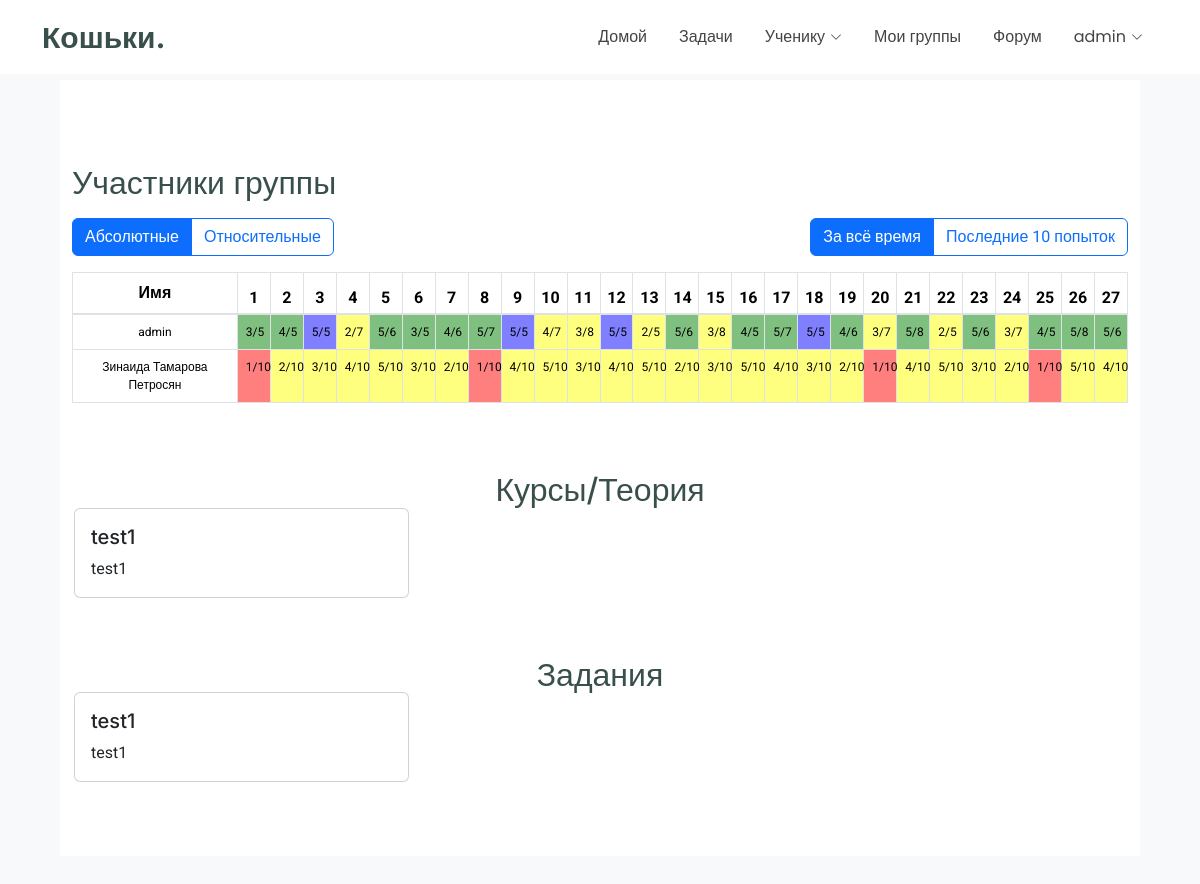
Page /groups/0 (signed in) on the committed database.
### tables this page shows
CREATE TABLE users (user_id INT PRIMARY KEY UNIQUE NOT NULL, role_id INT REFERENCES roles (role_id), registration_time DATETIME, first_name VARCHAR (255), second_name VARCHAR (255), surname VARCHAR (255), login VARCHAR (255), password VARCHAR (255), email VARCHAR (255), tel VARCHAR (15), birth_date DATETIME, school_id INT REFERENCES schools (school_id), city_id INT REFERENCES cities (city_id), class VARCHAR (3), photo_id INT);

CREATE TABLE assignments (assignment_id INT PRIMARY KEY, variant_id INT REFERENCES variants (variant_id), author_id INT, creation_time DATETIME, expiration_time DATETIME);

CREATE TABLE variants (variant_id INT, variant_name VAARCHAR (255), variant_description TEXT, author_id INT REFERENCES users (user_id), display_mode INT, PRIMARY KEY (variant_id));

### main.py (the view)
@app.route("/groups/<group_id>", methods=["GET", "POST"])
@login_required
def group_page(group_id):
    if request.method == "GET":
        members = dr.get_group_members(group_id)
        courses = dr.get_group_courses(group_id)
        assignments = dr.get_group_assignments(group_id)
        name = dr.get_user_name(current_user.id)
        return render_template("groups/group_page.html", members=members, courses=courses, assignments=assignments, user=name)
    elif request.method == "POST":
        pass

### database_requests.py (called while the page is built)
def sql_execute(sql_request):
    ret = cursor.execute(sql_request)
    return ret

def get_user_name(user_id):
    sql_req = f"""SELECT first_name, surname FROM users WHERE user_id = {user_id} """
    result = sql_execute(sql_req).fetchall()
    ret = result[0][0] + ' ' + result[0][1]
    return ret

def get_user_info_with_user_id(id):
    sql_req = f"""
        SELECT * from users
        WHERE user_id = "{id}"
        """
    return sql_execute(sql_req).fetchall()[0]

def get_group_members(group_id):
    sql_req = f"""
            SELECT
                first_name, second_name, surname, role_name
            FROM
                users
            INNER JOIN
                roles ON users.role_id = roles.role_id
            INNER JOIN
                user_group ON user_group.user_id = users.user_id
            WHERE
                user_group.group_id = {group_id}
    """
    members = sql_execute(sql_req).fetchall()
    return members

def get_group_courses(group_id):
    sql_req = f"""
            SELECT
                *
            FROM
                courses
                INNER JOIN
                group_course ON group_course.course_id = courses.course_id
            WHERE
                group_course.group_id = {group_id}
    """
    courses = sql_execute(sql_req).fetchall()
    return courses

def get_group_assignments(group_id):
    sql_req = f"""
            SELECT
                assignments.assignment_id, variants.variant_id, variants.variant_name, variants.variant_description
            FROM
                    assignment_group
                INNER JOIN
                    assignments
                ON
                    assignment_group.assignment_id = assignments.assignment_id
                INNER JOIN
                    variants
                ON
                    assignments.variant_id = variants.variant_id
                WHERE
                    assignment_group.group_id = {group_id}
    """
    variants = sql_execute(sql_req).fetchall()
    return variants

### main.py (called while the page is built)
@login_manager.user_loader
def load_user(user_id):
    user_info = dr.get_user_info_with_user_id(user_id)
    if user_info:
        return User(user_id=user_info[0], role=user_info[5])
    return None

### templates/groups/group_page.html (shortened to what this page needs)
<!DOCTYPE html>
<html lang="en">
<head>
  <link href="{{ url_for('static', filename='vendor/bootstrap/css/bootstrap.min.css') }}" rel="stylesheet">
  <link href="{{ url_for('static', filename='vendor/bootstrap-icons/bootstrap-icons.css') }}" rel="stylesheet">
  <link href="{{ url_for('static', filename='vendor/aos/aos.css') }}" rel="stylesheet">
  <link href="{{ url_for('static', filename='vendor/glightbox/css/glightbox.min.css') }}" rel="stylesheet">
  <link href="{{ url_for('static', filename='vendor/swiper/swiper-bundle.min.css') }}" rel="stylesheet">
  <link href="{{ url_for('static', filename='/css/main.css') }}" rel="stylesheet">
</head>
<body>
  {% include 'header.html' %}
  {% set display_mode = request.args.get('display_mode', 'absolute') %}
  {% set time_range = request.args.get('time_range', 'all') %}
  <section class="container my-5">
    <div class="row">
      <div class="col-12">
        <div class="members-list my-4">
          <h2 class="mb-3">Участники группы</h2>
          <form method="get" class="mb-3">
            <div class="d-flex justify-content-between flex-wrap">
              <div class="btn-group me-2" role="group" aria-label="Режим отображения результатов">
                <label class="btn btn-outline-primary" for="absolute">Абсолютные</label>
                <label class="btn btn-outline-primary" for="relative">Относительные</label>
              </div>
              <div class="btn-group" role="group" aria-label="Период статистики">
                <label class="btn btn-outline-primary" for="all">За всё время</label>
                <label class="btn btn-outline-primary" for="last10">Последние 10 попыток</label>
              </div>
            </div>
          </form>
          {% if time_range == 'last10' %}
            {% set attempts_range = range(1, 28) %}
          {% else %}
            {% set attempts_range = range(1, 28) %}
          {% endif %}
          <table class="table table-bordered" style="table-layout: fixed; border-collapse: collapse;">
            <thead>
              <tr>
                <th style="width: 150px; text-align: center;">Имя</th>
                {% for i in attempts_range %}
                <th class="text-center" style="width: 30px; padding: 3px;">{{ i }}</th>
                {% endfor %}
              </tr>
            </thead>
            <tbody>
              {% for member in members %}
              <tr>
                <td class="text-center" style="font-size: 12px;">{{ member[0] }} {{ member[1] }} {{ member[2] }}</td>
                {% if time_range == 'last10' %}
                  {% set stats = course_stats_last10[loop.index0] %}
                {% else %}
                  {% set stats = course_stats[loop.index0] %}
                {% endif %}
                {% set displayed_stats = stats %}
                {% for stat in displayed_stats %}
                  {% if stat[1] > 0 %}
                    {% set percent = (stat[0] * 100 / stat[1]) | round(0, 'common') | int %}
                  {% else %}
                    {% set percent = 0 %}
                  {% endif %}
                  {% if display_mode == 'relative' %}
                    {% if percent == 100 %}
                      <td class="text-center" style="background-color: rgba(0, 0, 255, 0.5); font-size: 12px;">{{ percent }}%</td>
                    {% elif percent < 20 %}
                      <td class="text-center" style="background-color: rgba(255, 0, 0, 0.5); font-size: 12px;">{{ percent }}%</td>
                    {% elif percent < 60 %}
                      <td class="text-center" style="background-color: rgba(255, 255, 0, 0.5); font-size: 12px;">{{ percent }}%</td>
                    {% else %}
                      <td class="text-center" style="background-color: rgba(0, 128, 0, 0.5); font-size: 12px;">{{ percent }}%</td>
                    {% endif %}
                  {% else %}
                    {% if percent == 100 %}
                      <td class="text-center" style="background-color: rgba(0, 0, 255, 0.5); font-size: 12px;">{{ stat[0] }}/{{ stat[1] }}</td>
                    {% elif percent < 20 %}
                      <td class="text-center" style="background-color: rgba(255, 0, 0, 0.5); font-size: 12px;">{{ stat[0] }}/{{ stat[1] }}</td>
                    {% elif percent < 60 %}
                      <td class="text-center" style="background-color: rgba(255, 255, 0, 0.5); font-size: 12px;">{{ stat[0] }}/{{ stat[1] }}</td>
                    {% else %}
                      <td class="text-center" style="background-color: rgba(0, 128, 0, 0.5); font-size: 12px;">{{ stat[0] }}/{{ stat[1] }}</td>
                    {% endif %}
                  {% endif %}
                {% endfor %}
              </tr>
              {% endfor %}
            </tbody>
          </table>
        </div>
      </div>
      <div class="col-12 mt-4">
        <h2 class="text-center">Курсы/Теория</h2>
        <div class="row" id="courses-theory-container">
          {% for material in assignments %}
            <div class="col-md-4 mb-4">
              <a href="{% if material[5] == 0 %}/learning-materials/{{ material[0] }}{% else %}/courses/{{ material[0] }}{% endif %}" class="card h-100">
                <div class="card-body">
                  <h5 class="card-title">{{ material[2] }}</h5>
                  <p class="card-text">{{ material[3]|safe }}</p>
                </div>
              </a>
            </div>
          {% endfor %}
        </div>
      </div>
      <div class="col-12 mt-4">
        <h2 class="text-center">Задания</h2>
        <div class="row" id="tests-container">
          {% for assignment in assignments %}
            <div class="col-md-4 mb-4">
              <a href="/variants/{{ assignment[1] }}" class="card h-100">
                <div class="card-body">
                  <h5 class="card-title">{{ assignment[2] }}</h5>
                  <p class="card-text">{{ assignment[3]|safe }}</p>
                </div>
              </a>
            </div>
          {% endfor %}
        </div>
      </div>
    </div>
  </section>
</body>
</html>

### static/css/main.css (style rules this page uses)
:root { --default-font: "Roboto", system-ui, -apple-system, "Segoe UI", Roboto, "Helvetica Neue", Arial, "Noto Sans", "Liberation Sans", sans-serif, "Apple Color Emoji", "Segoe UI Emoji", "Segoe UI Symbol", "Noto Color Emoji"; --heading-font: "Inter", sans-serif; --nav-font: "Poppins", sans-serif; }
:root { --background-color: #ffffff; --default-color: #444444; --heading-color: #384f4b; --accent-color: #1bbca3; --surface-color: #ffffff; --contrast-color: #ffffff; --incorrect-answer-color: #ff4040; --correct-answer-color: #acf273; --empty-answer-color: #c9c9c9; }
:root { --nav-color: #444444; --nav-hover-color: #1bbca3; --nav-mobile-background-color: #ffffff; --nav-dropdown-background-color: #ffffff; --nav-dropdown-color: #444444; --nav-dropdown-hover-color: #1bbca3; }
:root { scroll-behavior: smooth; }
body { color: var(--default-color); background-color: var(--background-color); font-family: var(--default-font); overflow-y: scroll; }
a { color: var(--accent-color); text-decoration: none; transition: 0.3s; }
h1, h2, h3, h4, h5, h6 { color: var(--heading-color); font-family: var(--heading-font); }
section, .section { color: var(--default-color); background-color: var(--background-color); padding: 60px 0; scroll-margin-top: 74px; overflow: clip; }

### templates/groups/group_page.html (style rules this page uses)
body { background-color: #f8f9fa; margin-top: 80px; font-family: 'Roboto', sans-serif; }
.container { width: 90%; margin: 0 auto; }
.row { display: flex; flex-wrap: wrap; margin: -10px; }
.col-12 { flex: 0 0 100%; max-width: 100%; padding: 10px; }
.table { width: 100%; margin-bottom: 1rem; }
.table th, .table td { border-top: 1px solid #dee2e6; }
.table thead th { border-bottom: 2px solid #dee2e6; }

### rows in the picture
users: first_name "admin", stat "3" "4" "5" "3" "4" "5" "5" "4" "5" "4" "5" "5" "4" "5" "5", stat "5" "5" "6" "5" "6" "7" "6" "5" "7" "6" "8" "6" "5" "8" "6", stat "5" "5" "5" "5", stat "5" "5" "5" "5", stat "2" "4" "3" "2" "3" "3" "2" "3", stat "7" "7" "8" "5" "8" "7" "5" "7"
users: first_name "Зинаида", second_name "Тамарова", surname "Петросян", stat "1" "1" "1" "1", stat "10" "10" "10" "10", stat "2" "3" "4" "5" "3" "2" "4" "5" "3" "4" "5" "2" "3" "5" "4" "3" "2" "4" "5" "3" "2" "5" "4", stat "10" "10" "10" "10" "10" "10" "10" "10" "10" "10" "10" "10" "10" "10" "10" "10" "10" "10" "10" "10" "10" "10" "10"
assignments: variant_name "test1", variant_description "test1"

### other values in the picture
{{ user }} "admin"
{{ i }} "1" "2" "3" "4" "5" "6" "7" "8" "9" "10" "11" "12" "13" "14" "15" "16" "17" "18" "19" "20" "21" "22" "23" "24" "25" "26" "27"
